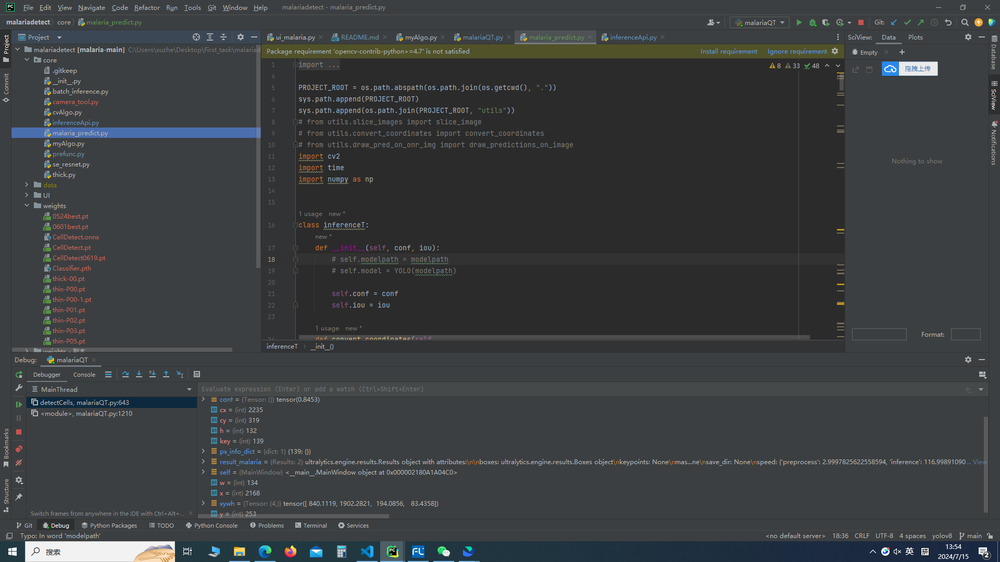
#> input picture img.png, 1000 x 562 px, shrunk from 1920 x 1080 before the run; its folder holds only this picture in this run
$ python -i prefunc.py   (imports and definitions only)
#> lines starting #> are read from the running program, lines starting #| are printed output that depends on the picture
#> further down, picture is the input picture: shape (562, 1000, 3); mean B, G, R 63.1, 61.6, 58.7
import os
import cv2


def prefunc(img):  # 提升图像质量
    clahe = cv2.createCLAHE(clipLimit=8)
    imgYUV = cv2.cvtColor(img, cv2.COLOR_BGR2YCrCb)
#> imgYUV: shape (562, 1000, 3); mean of channels 0, 1, 2 60.8, 126.8, 129.5
    channelsYUV = cv2.split(imgYUV)
    channelsYUV_list = list(channelsYUV)
#> channelsYUV_list = 3 items
    channelsYUV_list[0] = clahe.apply(channelsYUV[0])
    # [4 lines of commented-out code are left out]

    return cv2.cvtColor(channelsYUV_list[0], cv2.COLOR_GRAY2BGR)
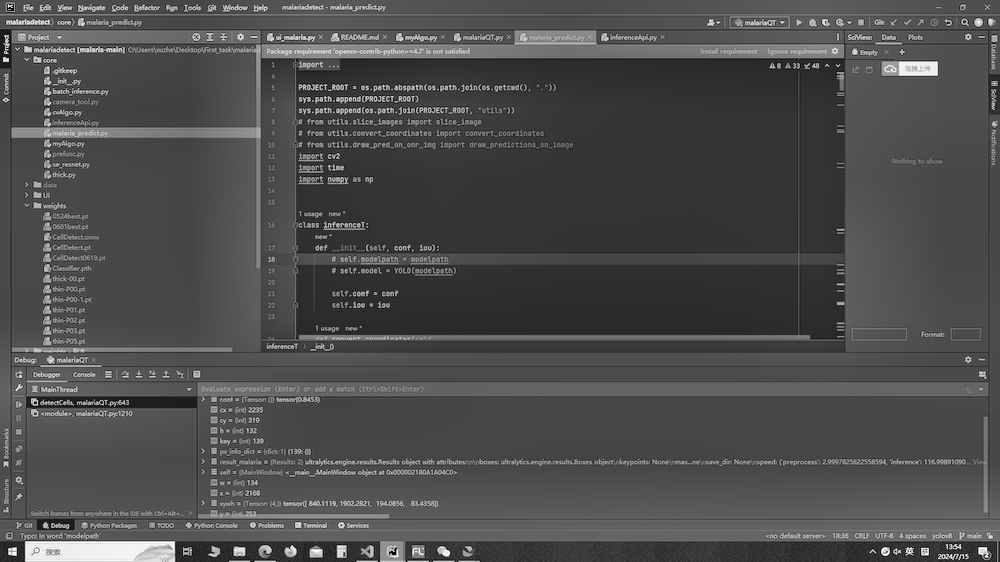
#> returned value: shape (562, 1000, 3); min 1, max 255, mean 76.7


def compute_IOU(rec1, rec2):
    """
    计算两个矩形框的交并比。
    :param rec1: (x0,y0,x1,y1)      (x0,y0)代表矩形左上的顶点，（x1,y1）代表矩形右下的顶点。下同。
    :param rec2: (x0,y0,x1,y1)
    :return: 交并比IOU.
    x, y, w, h
    """
    loc1 = [rec1[0], rec1[1], rec1[0] + rec1[2], rec1[1] + rec1[3]]
    loc2 = [rec2[0], rec2[1], rec2[0] + rec2[2], rec2[1] + rec2[3]]
    left_column_max = max(loc1[0], loc2[0])
    right_column_min = min(loc1[2], loc2[2])
    up_row_max = max(loc1[1], loc2[1])
    down_row_min = min(loc1[3], loc2[3])
    # 两矩形无相交区域的情况
    if left_column_max >= right_column_min or down_row_min <= up_row_max:
        return 0
    # 两矩形有相交区域的情况
    else:
        S1 = (loc1[2] - loc1[0]) * (loc1[3] - loc1[1])
        S2 = (loc2[2] - loc2[0]) * (loc2[3] - loc2[1])
        S_cross = (down_row_min - up_row_max) * (right_column_min - left_column_max)
        return S_cross / (S1 + S2 - S_cross)


# [8 lines not run here, left out]

>>> import cv2
>>> picture = cv2.imread('../img.png')
>>> result = prefunc(picture)
